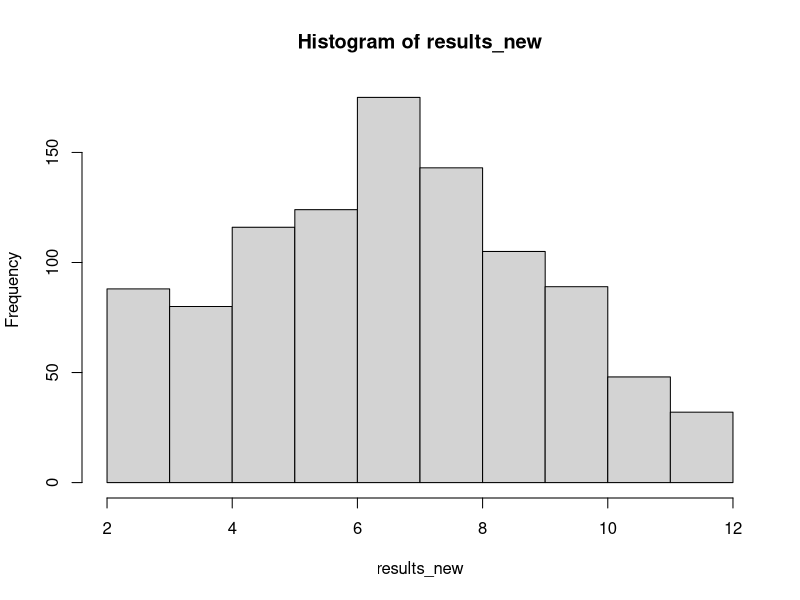

This figure's R source:
# a playground to get us started with R

# expression
1 + 2
2 ^ 3

# variable
x <- 2 ^ 3

# EXERCISE
# write an expression to find the area of a circle with radius 3m
# assign the result to a variable area
area <- 3.14 * 3^2
area

area1 <- pi * 3^2
area1

# variable names are case sensitive
Area <- 10
Area
area

# vectors
dice <- 1:6
dice

dice_new <- c(1, 2, 3)
dice_new

dice_seq <- seq(from = 1, to = 10, by = 2)
dice_seq

dice_float <- c(1.1, 2.2, 3.3)
dice_float

# we will chat about two other data structure: list and dataframe next time

# vector operations
dice + 1
dice * 2
dice ^ 2
dice + dice
dice * dice

dice + 1:2

# functions (we have seen c() and seq() above)
sum(dice)
mean(dice)
round(mean(dice))

?round

# roll a dice twice and sum up the results
rolls <- sample(x = dice, size = 2, replace = TRUE)
result <- sum(rolls)
result

# wrap the roll dice logic into a function
roll <- function(dice, n_roll = 10) {
  roll_result <- sample(x = dice, size = n_roll, replace = TRUE)
  sum(roll_result)
}

roll(1:10, 10)
roll(dice = 1:10, n_roll = 10)

roll(dice = dice, n_roll = 5)
roll(dice = 1:10)

# write a loop to do many simulations
num_sim <- 10
results <- rep(NA, num_sim)
for (i in 1:num_sim) {
  roll_sum <- roll(dice = dice, n_roll = 2)
  results[i] <- roll_sum
}
results

# try to avoid writing loops explicitly if possible
results_new <- replicate(n = 1000, expr = roll(dice = dice, n_roll = 2))

# draw a histogram
hist(results_new)

# a related handy function sapply()
squared <- function(y) {
  y ^ 2
}

# apply squared() to every element in the vector 1:10
test1 <- sapply(X = 1:10, FUN = squared)

# sapply() applied to a dataframe
df <- data.frame(
  x = 1:3,
  y = c(3.3, 2.2, 1.1)
)
df

# what if you apply squared() to a data frame
test2 <- sapply(X = df, FUN = squared)

# how about mean() function
sapply(X = df, FUN = mean)

